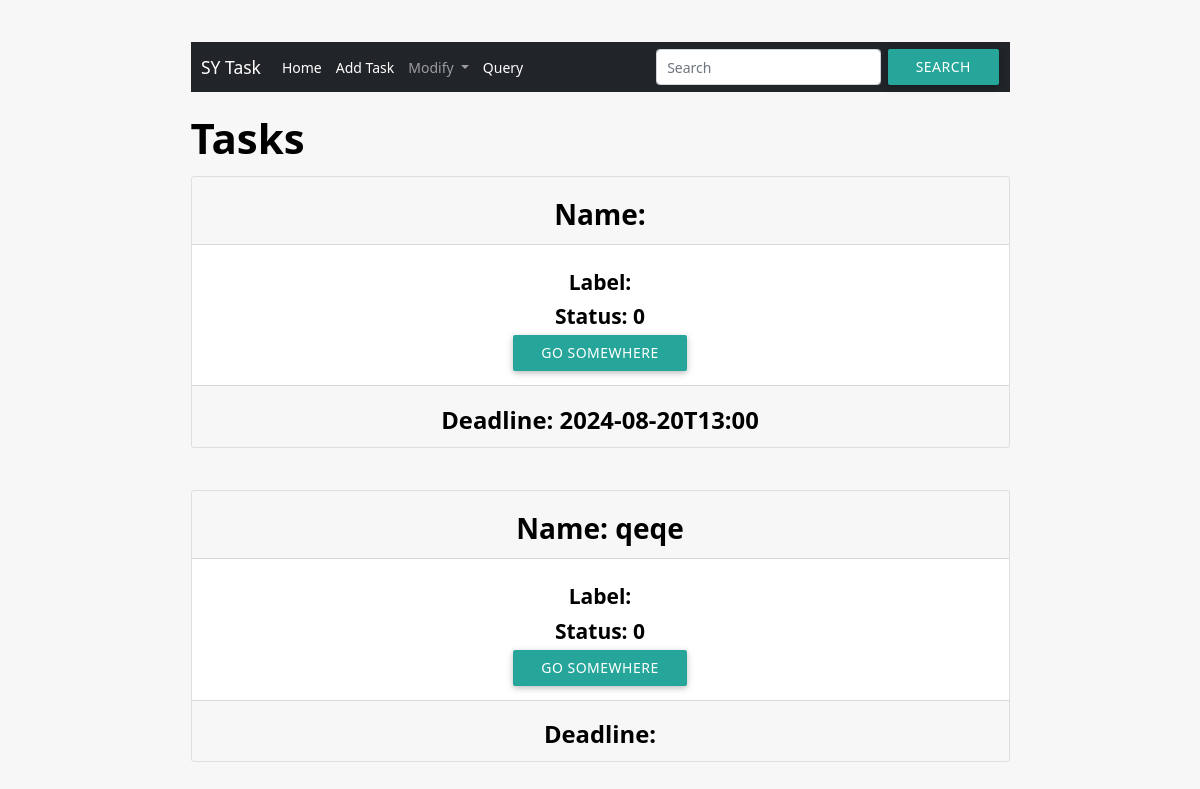
Page /home on the earlier database version.
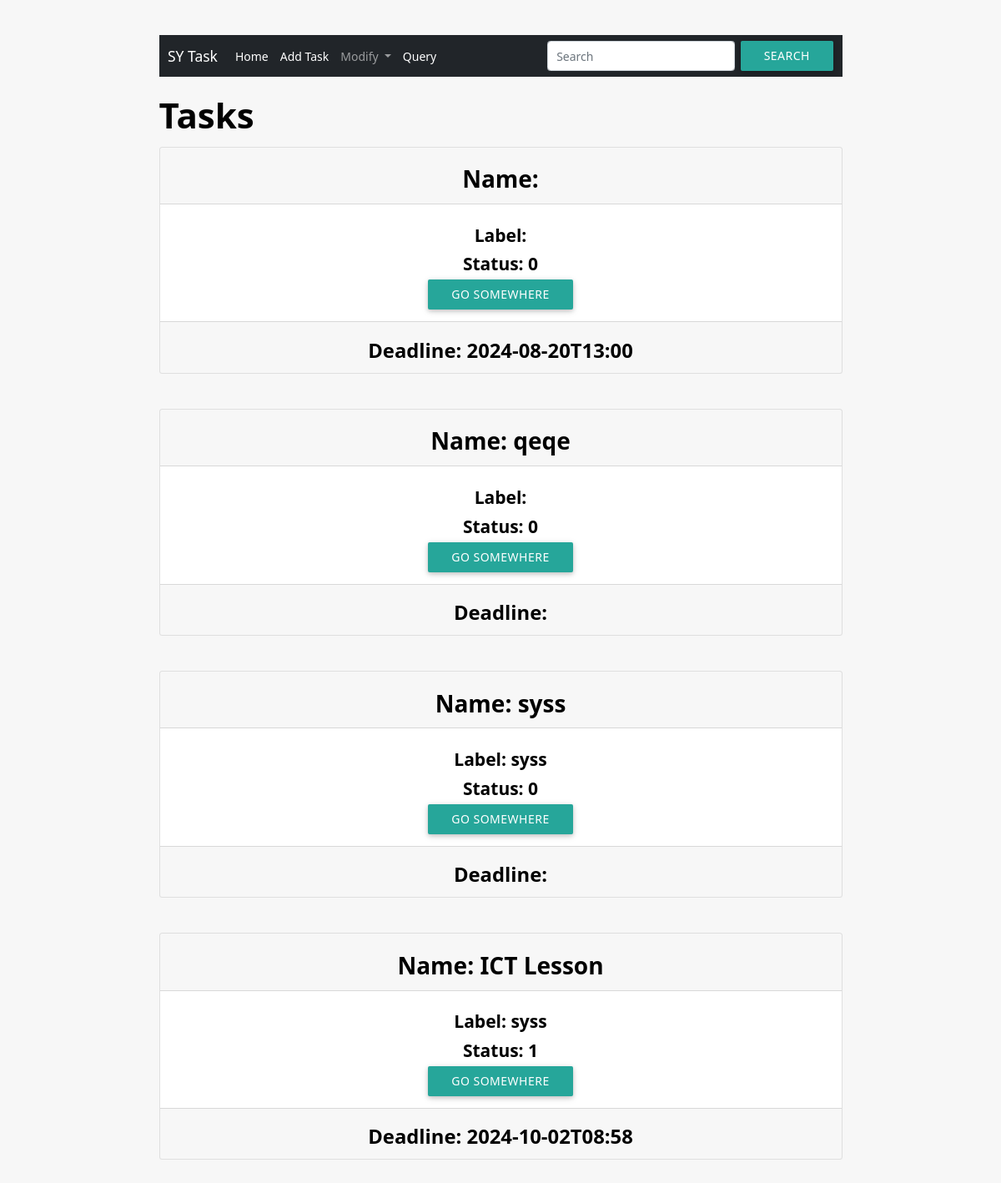
Same page on the later database version.
### tasks/views.py (the view)
# urls.py: path('home', views.home, name="home"),
def home(request):
    query = "SELECT * FROM Task"
    with sqlite3.connect("tasks.db") as con:
        cur = con.cursor()
        cur.execute(
        """
        CREATE TABLE IF NOT EXISTS Task (
            taskid INTEGER PRIMARY KEY AUTOINCREMENT,
            title varchar(255) DEFAULT 'No-title' NOT NULL,
            label varchar(255),
            status BOOLEAN DEFAULT false,
            deadline DATETIME
        )
        """)
        res = cur.execute(query)
        res = res.fetchall()
        con.commit()
    nw = list()
    for i in res:
        l = temp(i[1], i[2],i[3],i[4])
        nw.append(l)
    print(nw)
    return render(request, 'home.html',{'list': res, 'nw':nw})

### tasks/templates/home.html
{% extends 'base.html' %}
{% block content %}
<h1>Tasks</h1>
{% for item in nw %}
<div class="card text-center">
    <div class="card-header">
        <h3 class="card-title">Name: {{item.name}}</h3>
    </div>
    <div class="card-body">
        <h5 class="card-text">Label: {{item.label}}</h5>
        <h5 class="card-text">Status: {{item.status}}</h5>
        <a href="#" class="btn btn-primary">Go somewhere</a>
    </div>
    <div class="card-footer text-body-secondary">
        <h4 class="card-title">Deadline: {{item.deadline}}</h4>
    </div>
</div>
<br /><br />
{% endfor %}
{% endblock %}

### tasks/templates/base.html (shortened to what this page needs)
<!doctype html>
<html lang="en">
<head>
  <link href="https://cdn.jsdelivr.net/npm/bootstrap@5.0.2/dist/css/bootstrap.min.css" rel="stylesheet"
>
</head>
<body><br /><br />
  <div class="container">
    <nav class="navbar navbar-dark bg-dark navbar-expand-lg bg-light" style="background-color: ##e3fdee;">
      <div class="container-fluid">
        <a class="navbar-brand" href="home">SY Task</a>
        <div class="collapse navbar-collapse" id="navbarSupportedContent">
          <ul class="navbar-nav me-auto mb-2 mb-lg-0">
            <li class="nav-item">
              <a class="nav-link active" aria-current="page" href="{% url 'home' %}">Home</a>
            </li>
            <li class="nav-item">
              <a class="nav-link active" aria-current="page" href="{% url 'add' %}">Add Task</a>
            </li>
            <li class="nav-item dropdown">
              <a class="nav-link dropdown-toggle" href="#" role="button" data-bs-toggle="dropdown"
                aria-expanded="false">
                Modify
              </a>
            </li>
            <li class="nav-item">
              <a class="nav-link active" aria-current="page" href="{% url 'query' %}">Query</a>
            </li>
          </ul>
          <form class="d-flex" role="search">
            <input class="form-control me-2" type="search" placeholder="Search" aria-label="Search">
            <button class="btn btn-outline-success" type="submit">Search</button>
          </form>
        </div>
      </div>
    </nav>
    {% block content %}
    {% endblock %}
  </div>
</body>
</html>

### tasks/templates/base.html (style rules this page uses)
html { font-family: sans-serif; -ms-text-size-adjust: 100%; -webkit-text-size-adjust: 100% }
body { margin: 0 }
article, aside, details, figcaption, figure, footer, header, hgroup, main, menu, nav, section, summary { display: block }
a { background-color: transparent }
h1 { font-size: 2em; margin: .67em 0 }
button, input, optgroup, select, textarea { color: inherit; font: inherit; margin: 0 }
button { overflow: visible }
button, select { text-transform: none }
html input[type=button], button, input[type=reset], input[type=submit] { -webkit-appearance: button; cursor: pointer }
input { line-height: normal }
input[type=search] { -webkit-appearance: textfield; -moz-box-sizing: content-box; -webkit-box-sizing: content-box; box-sizing: content-box }
html { box-sizing: border-box }
*, *:before, *:after { box-sizing: inherit }
ul { list-style-type: none }
a { color: #0288d1; text-decoration: none; -webkit-tap-highlight-color: transparent }
ul { padding: 0 }
ul li { list-style-type: none }
.z-depth-1, .btn-floating, .btn, .btn-large, .entry, #nav-dropdown-container #nav-dropdown.raised, #nav-dropdown-container .nav-dropdown-data.raised, #nav-menu span a.raised, #page { box-shadow: 0 2px 5px 0 rgba(0, 0, 0, .16), 0 2px 10px 0 rgba(0, 0, 0, .12) }
.container { margin: 0 auto; max-width: 1280px; width: 90% }
@media only screen and (min-width : 601px) { .container { width: 85% } }
@media only screen and (min-width : 993px) { .container { width: 70% } }
a { text-decoration: none }
html { line-height: 1.5; font-family: Nunito, Arial, Helvetica, "Microsoft JhengHei", sans-serif; font-weight: normal; color: rgba(0, 0, 0, .87) }
@media only screen and (min-width: 0) { html { font-size: 14px } }
h1, h2, h3, h4, h5, h6 { font-weight: 600; line-height: 1.1; color: #000 }
@media only screen and (min-width : 993px) { h1 { font-size: 3rem; margin: 1.6666666667rem 0 1rem 0 } }
@media only screen and (min-width : 993px) { h3 { font-size: 2rem; margin: 1.1111111111rem 0 .6666666667rem 0 } }
@media only screen and (min-width : 993px) { h4 { font-size: 1.7rem; margin: .9444444444rem 0 .5666666667rem 0 } }
@media only screen and (min-width : 993px) { h5 { font-size: 1.5rem; margin: .8333333333rem 0 .5rem 0 } }
body { background-color: #f7f7f7 }
html { overflow-x: auto; overflow-y: scroll }
.btn, .btn-large, .btn-flat { border: none; border-radius: 2px; display: inline-block; height: 36px; line-height: 36px; outline: 0; padding: 0 2rem; text-transform: uppercase; vertical-align: middle; -webkit-tap-highlight-color: transparent }
.btn, .btn-large { text-decoration: none; color: #fff; background-color: #26a69a; text-align: center; letter-spacing: .5px; transition: .2s ease-out; cursor: pointer }

Differences in the rows shown:
added Task: name "syss", label "syss", status "0"
added Task: name "ICT Lesson", label "syss", status "1", deadline "2024-10-02T08:58"
